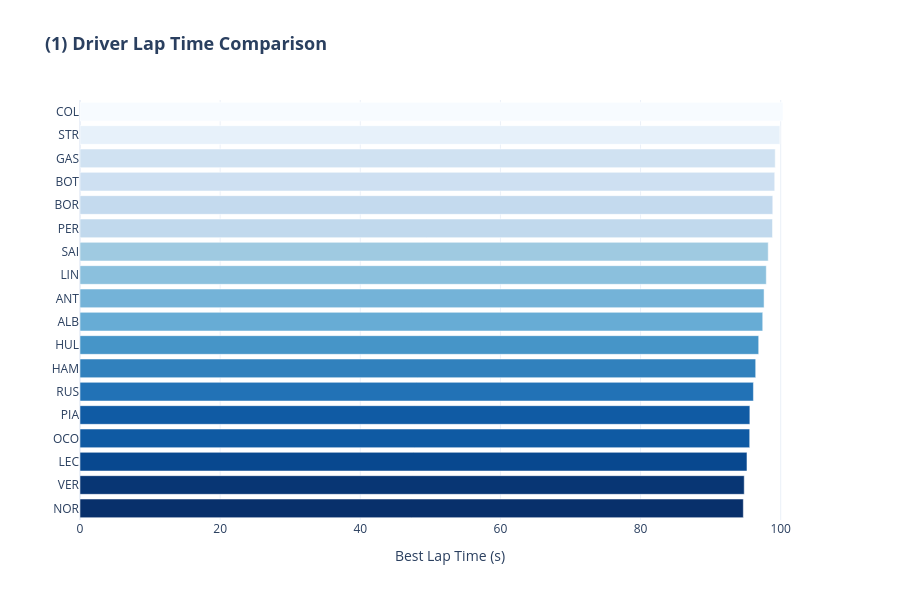

Notebook cell for this chart:
### Code cell
# Create a horizontal bar chart to compare best lap times across drivers
# I use orientation='h' because driver names read better on the y-axis

fig1 = px.bar(
    data_frame=best_laps,
    x='best_lap_time',        # lap time on x-axis (numerical value)
    y='driver_code',          # drivers on y-axis (categorical)
    orientation='h',          # horizontal bars
    title='(1) Driver Lap Time Comparison',
    labels={'best_lap_time': 'Best Lap Time (s)',
            'driver_code': ''},   # remove y-axis label, names are self-explanatory
    color='best_lap_time',    # color bars by lap time value
    color_continuous_scale=px.colors.sequential.Blues_r,  # darker = faster
    width=900,
    height=600
)

# Layout customizations
fig1.update_layout(
    title_font=dict(size=18, weight='bold'),
    coloraxis_showscale=False,   # hide color scale bar, not needed here
    yaxis=dict(categoryorder='total ascending')  # sort from slowest to fastest
)

fig1.show()

### Figure 1 — Plotly figure (JSON) as saved in the notebook; plotly's stock layout.template omitted (floating-point values rounded to 4 significant figures)
{"data": [{"hovertemplate": "Best Lap Time (s)=%{marker.color}<br>=%{y}<extra></extra>", "legendgroup": "", "marker": {"color": [94.67, 94.8, 95.19, 95.58, 95.6, 96.11, 96.43, 96.86, 97.44, 97.63, 97.94, 98.22, 98.83, 98.87, 99.15, 99.22, 99.88, 100.3], "coloraxis": "coloraxis", "pattern": {"shape": ""}}, "name": "", "orientation": "h", "showlegend": false, "textposition": "auto", "type": "bar", "x": [94.67, 94.8, 95.19, 95.58, 95.6, 96.11, 96.43, 96.86, 97.44, 97.63, 97.94, 98.22, 98.83, 98.87, 99.15, 99.22, 99.88, 100.3], "xaxis": "x", "y": ["NOR", "VER", "LEC", "OCO", "PIA", "RUS", "HAM", "HUL", "ALB", "ANT", "LIN", "SAI", "PER", "BOR", "BOT", "GAS", "STR", "COL"], "yaxis": "y"}], "layout": {"barmode": "relative", "coloraxis": {"colorbar": {"title": {"text": "Best Lap Time (s)"}}, "colorscale": [[0, "rgb(8,48,107)"], [0.125, "rgb(8,81,156)"], [0.25, "rgb(33,113,181)"], [0.375, "rgb(66,146,198)"], [0.5, "rgb(107,174,214)"], [0.625, "rgb(158,202,225)"], [0.75, "rgb(198,219,239)"], [0.875, "rgb(222,235,247)"], [1, "rgb(247,251,255)"]], "showscale": false}, "height": 600, "legend": {"tracegroupgap": 0}, "title": {"font": {"size": 18, "weight": "bold"}, "text": "(1) Driver Lap Time Comparison"}, "width": 900, "xaxis": {"anchor": "y", "domain": [0, 1], "title": {"text": "Best Lap Time (s)"}}, "yaxis": {"anchor": "x", "categoryorder": "total ascending", "domain": [0, 1], "title": {"text": ""}}}}
